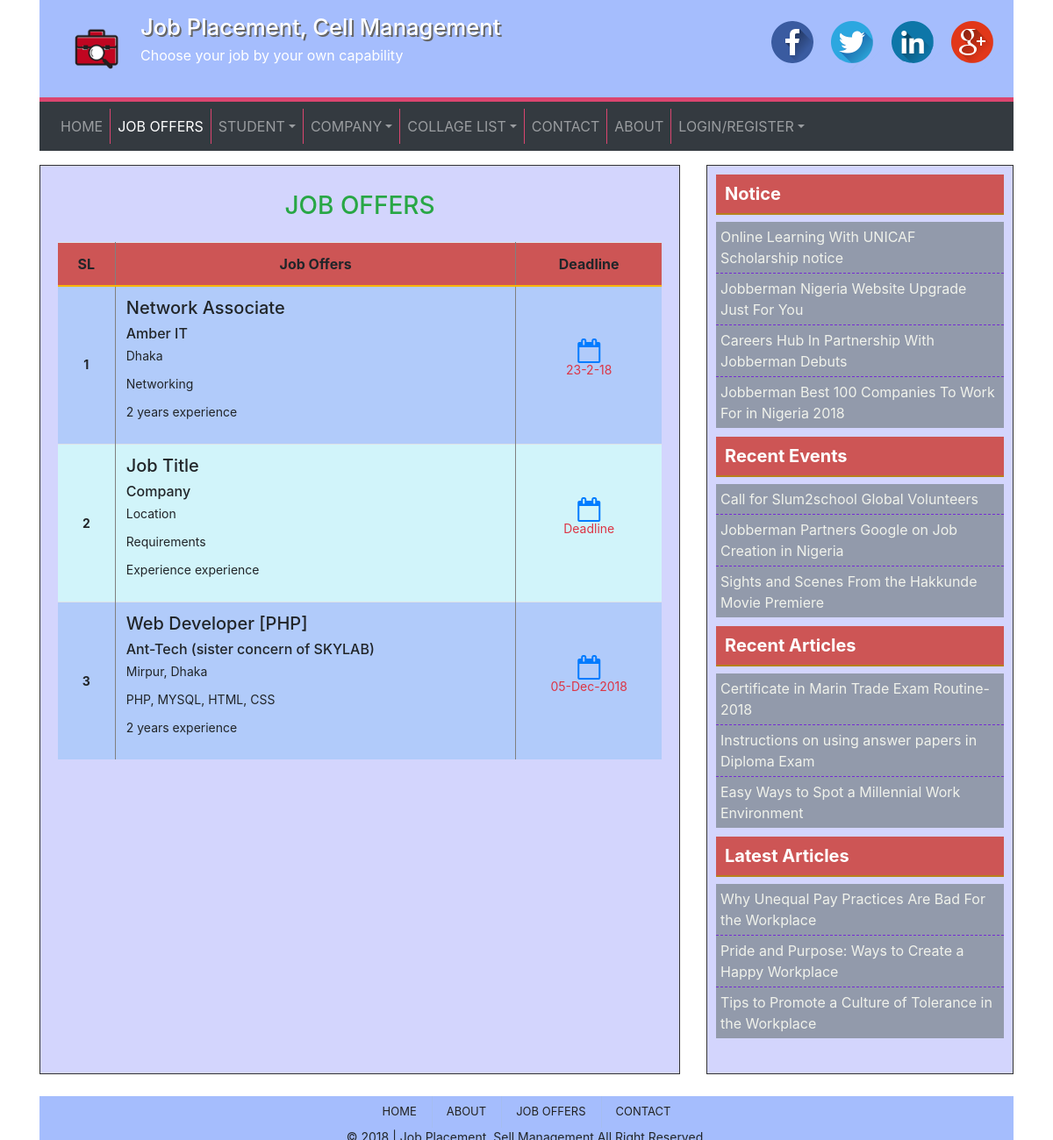
/pages/job-offers.php, run on the app's committed database.
### tables this page shows
CREATE TABLE `joboffer` (
  `id` int(10) NOT NULL,
  `title` varchar(50) NOT NULL,
  `company` varchar(50) NOT NULL,
  `location` varchar(20) NOT NULL,
  `requirement` varchar(100) NOT NULL,
  `experience` varchar(50) NOT NULL,
  `phone` varchar(15) NOT NULL,
  `email` varchar(50) NOT NULL,
  `deadline` varchar(20) NOT NULL,
  `username` varchar(100) NOT NULL
);

### pages/job-offers.php (the view, shortened to what this page needs)
<?php
    $job_offers = "active";
    require 'includes/header.php';
    $sql = "SELECT * FROM joboffer ORDER BY id DESC";
    $query = mysqli_query($db, $sql);
    $i = 1;
?>
<div class="contentsection">
    <div class="row mt-3">
        <div class="col-md-8 mb-4">
            <div class="maincontent fix">
                <h3 class="text-center text-uppercase text-success mt-4 mb-4">Job Offers</h3>
                <table class="table c-table">
                    <tr>
                      <th class="text-center">SL</th>
                      <th class="text-center">Job Offers</th>
                      <th class="text-center">Deadline</th>
                    </tr>
                    <?php while ($row = mysqli_fetch_array($query)) { ?>
                    <tr>
                      <td><?php echo $i++ ?></td>
                      <td>
                            <h5><?php echo $row['title'] ?></h5>
                            <h6><?php echo $row['company'] ?></h6>
                            <p><?php echo $row['location'] ?></p>
                            <p><?php echo $row['requirement'] ?></p>
                            <p><?php echo $row['experience'] ?> experience</p>
                      </td>
                      <td>
                          <div class="deadline">
                              <span>
                                  <i class="fa fa-calendar-o text-primary fa-2x"></i><br>
                                  <p class="text-danger"><?php echo $row['deadline'] ?></p>
                              </span>
                          </div>
                      </td>
                    </tr>
                    <?php } ?>
                </table>
            </div>
        </div>
        <div class="col-md-4 mb-4">
            <?php include 'notices.php'; ?>
        </div>
    </div>
</div>
<?php require 'includes/footer.php'; ?>

### includes/header.php (shortened to what this page needs)
<!doctype html>
<html lang="en">
<head>
    <link rel="stylesheet" href="css/bootstrap.min.css">
    <link rel="stylesheet" href="css/font-awesome.min.css">
    <link rel="stylesheet" href="css/custom.css">
</head>
<body>
    <div class="container-fluid">
        <div class="container">
            <div class="header bg-head pt-3 pb-3">
                <div class="col-8 float-left">
                    <div class="logo float-left">
                        <a href="index.php">
                            <img src="images/logo.png" alt="logo" />
                        </a>
                    </div>
                    <div class="title float-left txt-white">
                        <h2>
                            <a href="/" class="txt-white no-underline">Job Placement, Cell Management</a>
                        </h2>
                        <p>Choose your job by your own capability</p>
                    </div>
                </div>
                <div class="col-4 float-right">
                    <div class="social float-right d-none d-sm-none d-md-block">
                        <a href="https://facebook.com/Jobagencykhulna-1981611628727878/" class="no-underline" target="_blank">
                            <img src="images/fb.png" alt="Facebook" />
                        </a>
                        <a href="https://twitter.com/" class="no-underline" target="_blank">
                            <img src="images/tt.png" alt="Twitter" />
                        </a>
                        <a href="https://linkedin.com/" class="no-underline" target="_blank">
                            <img src="images/li.png" alt="Linkedin" />
                        </a>
                        <a href="https://plus.google.com/" class="no-underline" target="_blank">
                            <img src="images/gp.png" alt="GooglePlus" />
                        </a>
                    </div>
                </div>
            </div>
            <div class="header-border"></div>
            <?php include 'includes/nav.php'; ?>

### includes/nav.php (shortened to what this page needs)
<nav class="navbar navbar-expand-lg navbar-dark bg-dark text-uppercase mx-auto">
    <div class="collapse navbar-collapse bg-dark" id="navbar">
        <ul class="navbar-nav justify-content-center">
            <li class="nav-item">
                <a class="nav-link <?php echo $home ?>" href="/">Home</a>
            </li>
            <li class="nav-item">
                <a class="nav-link <?php echo $job_offers ?>" href="/job-offers">Job Offers</a>
            </li>
            <li class="nav-item dropdown">
                <a href="#" class="nav-link dropdown-toggle" id="navbarDropdown" role="button" data-toggle="dropdown">Student</a>
            </li>
            <li class="nav-item dropdown">
                <a href="#" class="nav-link dropdown-toggle" id="navbarDropdown" role="button" data-toggle="dropdown">Company</a>
            </li>
            <li class="nav-item dropdown">
                <a href="#" class="nav-link dropdown-toggle" id="navbarDropdown" role="button" data-toggle="dropdown">Collage List</a>
            </li>
            <li class="nav-item">
                <a class="nav-link <?php echo $contact ?>" href="/contact">Contact</a>
            </li>
            <li class="nav-item">
                <a class="nav-link <?php echo $about ?>" href="/about">About</a>
            </li>
            <li class="dropdown">
                <a class="nav-link dropdown-toggle" href="#" id="navbarDropdown" role="button" data-toggle="dropdown">Login/Register</a>
            </li>
        </ul>
    </div>
</nav>

### notices.php (shortened to what this page needs)
<div class="sidebar">
    <div class="notice">
        <h2>Notice</h2>
        <ul>
            <li><a href="#">Online Learning With UNICAF Scholarship notice</a></li>
            <li><a href="#">Jobberman Nigeria Website Upgrade Just For You</a></li>
            <li><a href="#">Careers Hub In Partnership With Jobberman Debuts</a></li>
            <li><a href="#">Jobberman Best 100 Companies To Work For in Nigeria 2018</a></li>
        </ul>
    </div>
    <div class="notice">
        <h2>Recent Events</h2>
        <ul>
            <li><a href="#">Call for Slum2school Global Volunteers</a></li>
            <li><a href="#">Jobberman Partners Google on Job Creation in Nigeria</a></li>
            <li><a href="#">Sights and Scenes From the Hakkunde Movie Premiere</a></li>
        </ul>
    </div>
    <div class="notice">
        <h2>Recent Articles</h2>
        <ul>
            <li><a href="#">Certificate in Marin Trade Exam Routine-2018</a></li>
            <li><a href="#">Instructions on using answer papers in Diploma Exam</a></li>
            <li><a href="#">Easy Ways to Spot a Millennial Work Environment</a></li>
        </ul>
    </div>
    <div class="notice">
        <h2>Latest Articles</h2>
        <ul>
            <li><a href="#">Why Unequal Pay Practices Are Bad For the Workplace</a></li>
            <li><a href="#">Pride and Purpose: Ways to Create a Happy Workplace</a></li>
            <li><a href="#">Tips to Promote a Culture of Tolerance in the Workplace</a></li>
        </ul>
    </div>
</div>

### includes/footer.php (shortened to what this page needs)
<div class="container">
    <div class="row">
        <div class="col">
        </div>
    </div>
</div>
<div class="footer fix">
    <div class="footermenu clear">
        <ul class="nav justify-content-center">
            <li class="nav-item no-border"><a class="nav-link" href="index.php">Home</a></li>
            <li class="nav-item no-border"><a class="nav-link" href="about.php">About</a></li>
            <li class="nav-item no-border"><a class="nav-link" href="job-offers.php">Job Offers</a></li>
            <li class="nav-item no-border"><a class="nav-link" href="contact.php">Contact</a></li>
        </ul>
        <p class="text-center">&copy 2018 | Job Placement, Sell Management All Right Reserved.</p>
    </div>
</div>
</div>
</div>
</body>
</html>

### css/custom.css (style rules this page uses)
body { margin: 0; padding: 0; }
.logo img { padding-left: 20px; padding-right: 20px; padding-top: 10px; padding-bottom: 10px; width: 100px; }
.title h2 { font-size: 1.6em; }
.title p { font-size: 1em; line-height: 1em; }
.title h2 a { text-shadow: 2px 2px 0 #666; }
.clear { clear: both; }
.fix { overflow: hidden; }
.bg-head { background: #A5BDFD; }
.txt-white { color: #fff; }
a.no-underline { text-decoration: none; }
.social img { width: 4em; transform: rotate(-360deg) scale(1); transition: .5s; }
.header-border { border-bottom: 5px solid #DB456F; }
@media (min-width: 991px) { .nav-item { border-right: 1px solid #DB456F; } }
.navbar { min-height: 50px; }
nav { transition: 0.5s; }
.maincontent { padding: 05px 20px 20px 20px; background: #D3D5FD; border: 1px solid #333; height: 100%; }
.sidebar { padding: 10px; background: #D3D5FD; margin-bottom: 20px; border: 1px solid #333; height: 100% }
.notice { margin-bottom: 10px; }
.notice h2 { background: #cd5555; border-bottom: 2px solid #B7801C; color: #fff; margin-bottom: 8px; padding: 10px; font-size: 20px; font-weight: bold; }
.notice ul { padding: 0px; margin: 0px; list-style: none; }
.notice ul li { background: #929aab; font-size: 16px; padding: 5px 8px; border-bottom: 1px dashed #742dd2; padding-left: 5px; }
.notice ul li:last-child { border-bottom: 0px dashed #e9c05c; }
.notice ul li a { text-decoration: none; color: #f0f2eb; }
.notice a { text-decoration: none; font-size: 16px; color: #551A8B; }
.footer { background: #A5BDFD; margin: 0; }
.footermenu { margin: 0; max-height: 50px; }
.footermenu li { border-right: 1px solid #A5BDFF; border-left: 1px solid #A5BDF0; }
.footermenu li:last-child { border-right: none; }
.footermenu li:first-child { border-left: none; }
.footermenu ul li a { color: #222; text-transform: uppercase; font-size: 13px; }
.footermenu p { font-size: 14px; }
.no-border { border: none; }
.maincontent .c-table { border-collapse: collapse; border: #d3d5fd; }
.maincontent .c-table tr:first-child { background: #cd5555 !important; border-bottom: 2px solid #f8b500; }
.maincontent .c-table tr:nth-child(odd) { background: #d1f4fa; }
.maincontent .c-table tr:nth-child(even) { background: #b1cbfa; }
.maincontent .c-table tr th:nth-child(1) { border-right: 1px solid gray; }
.maincontent .c-table tr th:nth-child(2) { border-right: 1px solid gray; }
.maincontent .c-table tr td { line-height: 16px; font-size: 14px; }
.maincontent .c-table tr td:nth-child(1) { text-align: center; font-weight: bold; border-right: 1px solid gray; display: table-cell; vertical-align: inherit; }
.maincontent .c-table tr td:nth-child(2) { border-right: 1px solid gray; }
.maincontent .c-table tr td:nth-child(3) { text-align: center; display: table-cell; vertical-align: inherit; }
.maincontent .c-table th { text-align: center; }
.deadline { height: 100%; position: relative; }
.deadline span { position: relative; }

### data on the page
joboffer: title "Network Associate", company "Amber IT", location "Dhaka", requirement "Networking", experience "2 years", deadline "23-2-18"
joboffer: title "Job Title", company "Company", location "Location", requirement "Requirements", experience "Experience", deadline "Deadline"
joboffer: title "Web Developer [PHP]", company "Ant-Tech (sister concern of SKYLAB)", location "Mirpur, Dhaka", requirement "PHP, MYSQL, HTML, CSS", experience "2 years", deadline "05-Dec-2018"
